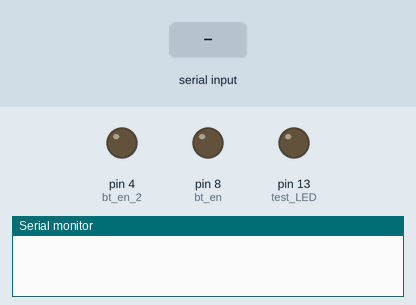
The sketch below on a simulated Arduino Uno, built with avr-gcc and run on an emulated ATmega328P. Parts: output pins drawn as LEDs (lit = HIGH), the last lines printed to the serial monitor. Dashed ring = blinking. The inputs (shaded band) are chosen by the test bench. The modem accepts every AT command (registered, SIM ready, sends succeed) and sends nothing else; pins used as bus, display or sensor lines are not drawn.

Above: at 4.2 s.
4.3 s: "a" received over the second serial link
At 5.1 s:
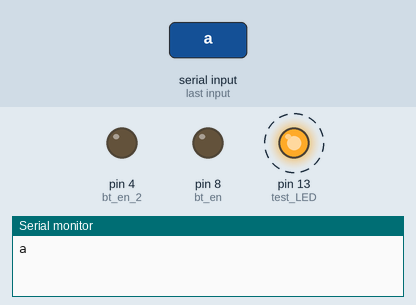
7.3 s: "b" received over the second serial link
At 10.3 s:
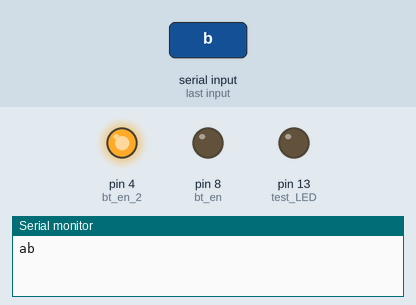
Timing chart, 0 to 11.8 s (numbered marks = the images above; inputs shaded):
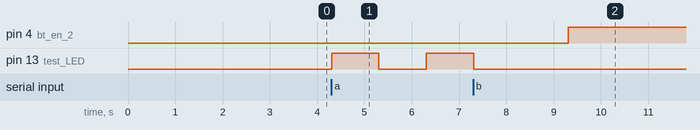

Measured:
- after the input at 4.3 s, pin 13 (test_LED): LOW → HIGH at once, → LOW 1.0 s later, → HIGH 1.0 s later
- after the input at 7.3 s, pin 4 (bt_en_2): LOW → HIGH after 2.0 s

The sketch:

master_orig.ino
```cpp
#include <SoftwareSerial.h>
// Define the data transmit/receive pins in Arduino
#define TxD 6
#define RxD 7

#define bt_en 8
#define bt_power 9

#define TxD_2 2
#define RxD_2 3

#define bt_en_2 4
#define bt_power_2 5

#define test_LED 13

//plug RX pin from hc-05 to D2 to communicate to it
// app HC-05
SoftwareSerial mySerial(RxD, TxD); // RX, TX for Bluetooth

//The Bluetooth connection for the second HC-05
// track-facing HC-05
SoftwareSerial mySerial_2(RxD_2, TxD_2);

void setup() {
  mySerial.begin(38400); // For Bluetooth
  mySerial_2.begin(38400); // For Bluetooth_2
  Serial.begin(9600); // For the IDE monitor Tools -> Serial Monitor

  pinMode(test_LED, OUTPUT);
  pinMode(bt_power, OUTPUT);
  pinMode(bt_en, OUTPUT);
  pinMode(bt_power_2, OUTPUT);
  pinMode(bt_en_2, OUTPUT);

  digitalWrite(test_LED, LOW);
  digitalWrite(bt_power, LOW);
  digitalWrite(bt_en, LOW);
  digitalWrite(bt_power_2, LOW);
  digitalWrite(bt_en_2, LOW);

  delay(1000);

  //turn the module on in comm mode bc we need to be able to receive info
  digitalWrite(bt_power, HIGH);
  delay(1000);

  //turn on the second module
  digitalWrite(bt_power_2, HIGH);
  delay(1000);
}

void switch_to_COM(){
  //turn off the BT module
  digitalWrite(bt_power, LOW);
  delay(1000);
  //set enable to low
  digitalWrite(bt_en, LOW);
  delay(1000);
  //power the BT module back on
  //since EN is low, we will be in comm mode
  digitalWrite(bt_power, HIGH);
  delay(5000);
}
void switch_to_COM_2(){
  //turn off the BT module
  digitalWrite(bt_power_2, LOW);
  delay(1000);
  //set enable to low
  digitalWrite(bt_en_2, LOW);
  delay(1000);
  //power the BT module back on
  //since EN is low, we will be in comm mode
  digitalWrite(bt_power_2, HIGH);
  delay(5000);
}
void switch_to_AT(){
  //turn off the BT module
  digitalWrite(bt_power, LOW);
  delay(1000);
  //set enable to high
  digitalWrite(bt_en, HIGH);
  delay(1000);
  //power the BT module back on
  //since EN is high, we will be in AT mode
  digitalWrite(bt_power, HIGH);
  delay(5000);
}
void switch_to_AT_2(){
  //turn off the BT module
  digitalWrite(bt_power_2, LOW);
  delay(1000);
  //set enable to high
  digitalWrite(bt_en_2, HIGH);
  delay(1000);
  //power the BT module back on
  //since EN is high, we will be in AT mode
  digitalWrite(bt_power_2, HIGH);
  delay(5000);
}
void blink_LED(){
  digitalWrite(13, HIGH);
  delay(1000);
  digitalWrite(13, LOW);
  delay(1000);
}
void blink_LED_long(){
  digitalWrite(13, HIGH);
  delay(5000);
  digitalWrite(13, LOW);
  delay(2000);
}
void change_role_to_master(){
 mySerial.write("AT+ROLE=1\r\n");
 delay(5000);
}

void bind_to_slave1(){
  mySerial_2.write("AT+CMODE=0\r\n");
  delay(1000);
  mySerial_2.write("AT+BIND=98d3,81,fd3777\r\n");
  delay(2000);
}

void bind_to_master(){
  mySerial_2.write("AT+CMODE=0\r\n");
  delay(1000);
  mySerial_2.write("AT+BIND=98d3,31,fc159d\r\n");
  delay(2000);
}

void change_role_to_slave(){
 mySerial.write("AT+ROLE=0\r\n");
 delay(5000);
}
void loop() {

  boolean isValidInput;
  // initially listen on the first HC-05
  mySerial.listen();
  do {
    //String data type is 6 bytes
//    String c = ""; // get the next character from the bluetooth serial port
    byte c;

    while ( !mySerial.available() ) ; // LOOP...


    c = mySerial.read(); // Execute the option based on the character recieved
//    while(mySerial.available()){
//      c += mySerial.read();
//    }
//    blink_LED();

    mySerial.println(c);
    Serial.write(c); // Print the character received to the IDE serial monitor

    switch ( c ) {
      case 'a': // You've entered a
        mySerial.println( "You've entered an 'a'" );
        blink_LED();
        blink_LED();
        isValidInput = true;
        break;
       case 'b':
        //bind
        mySerial_2.listen();
        switch_to_AT_2();
        bind_to_slave1();

        switch_to_COM_2();

        mySerial_2.write('1');
        byte r;
//        if (mySerial_2.available()){
//          r = mySerial_2.read();
//        }
//
//        if (r == '2'){
//          blink_LED_long();
////          break;
//        }

        //we need the while loop to keep waiting for the response, but
        //for some reason it takes forever, like 6 seconds
        mySerial_2.listen();
        while(mySerial_2.available()){
          r = mySerial_2.read();
          blink_LED();
          if (r == '2'){
            blink_LED_long();
            break;
          }
        }
        mySerial.println("Done with instruction");

        mySerial.listen();


        isValidInput = true;
        break;

       case 1:
        blink_LED();
        blink_LED();
        isValidInput = true;
        break;

       case 2:
        blink_LED_long();
        blink_LED_long();
        isValidInput = true;
        break;

      default:
        // Do the code you need when any other character is received.....
        mySerial.println( "Please enter a valid character" );
        isValidInput = false;
        break;
    }

  } while ( isValidInput == true ); // Repeat the loop

}
```
